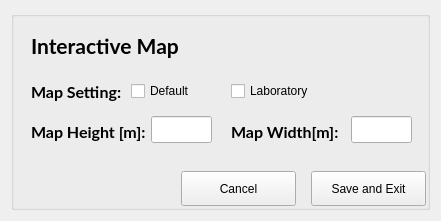
<?xml version="1.0" encoding="UTF-8"?>
<ui version="4.0">
 <class>Form</class>
 <widget class="QWidget" name="Form">
  <property name="geometry">
   <rect>
    <x>0</x>
    <y>0</y>
    <width>441</width>
    <height>221</height>
   </rect>
  </property>
  <property name="windowTitle">
   <string>Form</string>
  </property>
  <layout class="QHBoxLayout" name="horizontalLayout">
   <item>
    <widget class="QGroupBox" name="groupBoxIntMapSettings">
     <property name="minimumSize">
      <size>
       <width>0</width>
       <height>140</height>
      </size>
     </property>
     <property name="title">
      <string/>
     </property>
     <widget class="QToolButton" name="toolButtonIntMapSettingsSave">
      <property name="geometry">
       <rect>
        <x>300</x>
        <y>160</y>
        <width>115</width>
        <height>35</height>
       </rect>
      </property>
      <property name="text">
       <string>Save and Exit</string>
      </property>
     </widget>
     <widget class="QLabel" name="labelIntMapSettingsHeadline">
      <property name="geometry">
       <rect>
        <x>20</x>
        <y>20</y>
        <width>200</width>
        <height>30</height>
       </rect>
      </property>
      <property name="font">
       <font>
        <family>Lato</family>
        <pointsize>16</pointsize>
        <weight>75</weight>
        <bold>true</bold>
       </font>
      </property>
      <property name="text">
       <string>Interactive Map</string>
      </property>
     </widget>
     <widget class="QToolButton" name="toolButtonIntMapSettingsCancel">
      <property name="geometry">
       <rect>
        <x>170</x>
        <y>160</y>
        <width>115</width>
        <height>35</height>
       </rect>
      </property>
      <property name="text">
       <string>Cancel</string>
      </property>
     </widget>
     <widget class="QLabel" name="labelIntMapSettingsMapSetting">
      <property name="geometry">
       <rect>
        <x>20</x>
        <y>70</y>
        <width>121</width>
        <height>21</height>
       </rect>
      </property>
      <property name="font">
       <font>
        <family>Lato</family>
        <pointsize>12</pointsize>
        <weight>75</weight>
        <bold>true</bold>
       </font>
      </property>
      <property name="text">
       <string>Map Setting:</string>
      </property>
     </widget>
     <widget class="QLabel" name="labelIntMapSettingsMapHeight">
      <property name="geometry">
       <rect>
        <x>20</x>
        <y>110</y>
        <width>121</width>
        <height>21</height>
       </rect>
      </property>
      <property name="font">
       <font>
        <family>Lato</family>
        <pointsize>12</pointsize>
        <weight>75</weight>
        <bold>true</bold>
       </font>
      </property>
      <property name="text">
       <string>Map Height [m]:</string>
      </property>
     </widget>
     <widget class="QLabel" name="labelIntMapSettingsMapWidth">
      <property name="geometry">
       <rect>
        <x>220</x>
        <y>110</y>
        <width>121</width>
        <height>21</height>
       </rect>
      </property>
      <property name="font">
       <font>
        <family>Lato</family>
        <pointsize>12</pointsize>
        <weight>75</weight>
        <bold>true</bold>
       </font>
      </property>
      <property name="text">
       <string>Map Width[m]:</string>
      </property>
     </widget>
     <widget class="QLineEdit" name="lineEditIntMapSettingsHeight">
      <property name="geometry">
       <rect>
        <x>140</x>
        <y>105</y>
        <width>61</width>
        <height>27</height>
       </rect>
      </property>
     </widget>
     <widget class="QLineEdit" name="lineEditIntMapSettingsWidth">
      <property name="geometry">
       <rect>
        <x>340</x>
        <y>105</y>
        <width>61</width>
        <height>27</height>
       </rect>
      </property>
     </widget>
     <widget class="QCheckBox" name="checkBoxIntMapSettingsDefault">
      <property name="geometry">
       <rect>
        <x>120</x>
        <y>70</y>
        <width>81</width>
        <height>20</height>
       </rect>
      </property>
      <property name="text">
       <string>Default</string>
      </property>
     </widget>
     <widget class="QCheckBox" name="checkBoxIntMapSettingsLaboratory">
      <property name="geometry">
       <rect>
        <x>220</x>
        <y>70</y>
        <width>111</width>
        <height>20</height>
       </rect>
      </property>
      <property name="text">
       <string>Laboratory</string>
      </property>
     </widget>
    </widget>
   </item>
  </layout>
 </widget>
 <resources/>
 <connections/>
</ui>
